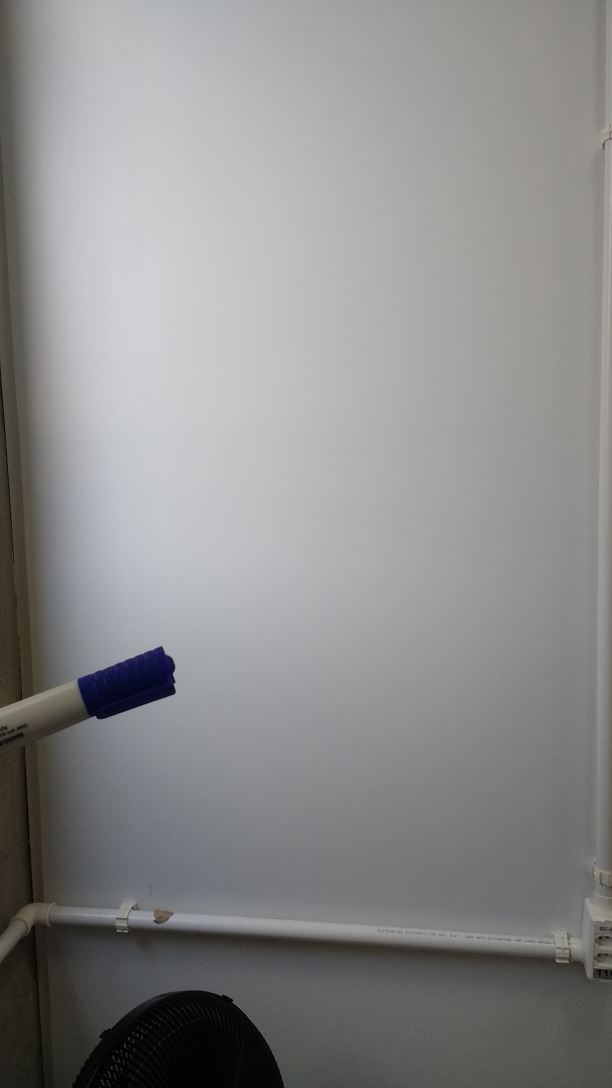
#> input picture relatorio3/caneta.jpg, 1836 x 3264 px (shown at 1/3 size)
$ python ativ2.py
#> lines starting #> are read from the running program, lines starting #| are printed output that depends on the picture; after the words box and inside, x2 and y2 are one past the last pixel; in counts of white or black regions, pixels touching at a corner belong together

# segmenta cores no espaço hsv , detectando a cor azul.
# funciona com camera ou imagem lida.

import cv2
import numpy as np

# Dica
# Region Of Interest of a Image (ROI)
# se usarmos o comando abaixo, estamos extraindo uma janela de uma imagem original
# e salvando em temp.
# Depois, substituimos na imagem original uma outra janela com a imagem copiada,
# criando assim um efeito de repetição da imagem recortada na imagem original

# temp = img[280:340, 330:390]
# img[273:333, 100:160] = temp

# isto é muito util, pois podemos criar imagens menores com regiao de nosso
# interesse , a parrtir de imagens maiores. O comando abaixo cria uma nova imagem
# de zeros, de 300x200. Se recortarmos um pedaço da imagem original, podemos
# colar nesta noma "imagem"
# mask = np.zeros((300,200), np.uint8)

img = cv2.imread("caneta.jpg")
#> img is the input picture: shape (3264, 1836, 3); mean B, G, R 139.9, 139.9, 139.9
# como a foto foi tirada do celular, vamos alterar o tamanho da imagem
print('Original Dimensions : ', img.shape)
#| Original Dimensions :  (3264, 1836, 3)

scale_percent = 20  # percent of original size
width = int(img.shape[1] * scale_percent / 100)
#> width = 367
height = int(img.shape[0] * scale_percent / 100)
#> height = 652
dim = (width, height)
#> dim = (367, 652)
# resize image
resized = cv2.resize(img, dim, interpolation=cv2.INTER_AREA)
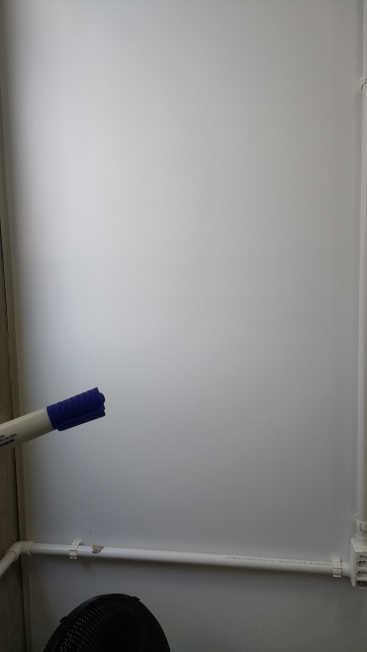
#> resized: shape (652, 367, 3); mean B, G, R 139.9, 139.9, 139.9

print('Dimensoes após redução de escala : ', resized.shape)
#| Dimensoes após redução de escala :  (652, 367, 3)

cv2.imshow("Imagem Reduzida", resized)
cv2.waitKey(0)
cv2.destroyAllWindows()

img = resized.copy()
hsv = cv2.cvtColor(img, cv2.COLOR_BGR2HSV)
#> hsv: shape (652, 367, 3); mean H, S, V 64.9, 13.2, 142.1
# define range of blue color in HSV e RGB
# estes valores de pixels normalmente são amostrados de imagens
# conhecidas e utilizados para segmentar imagens novas.

# Valores HSV encontrados
# [[117, 219, 49], [117, 206, 42], [117, 210, 40], [116, 205, 41], [117, 210, 34], [118, 191, 36], [114, 222, 31], [116, 226, 35], [118, 204, 30], [116, 205, 36], [118, 199, 32], [117, 210, 40]]

lower_blue_HSV = np.array([110, 150, 20])
upper_blue_HSV = np.array([130, 255, 255])
lower_blue_BGR = np.array([30, 8, 6])
upper_blue_BGR = np.array([49, 11, 7])
# Threshold the HSV image to get only blue colors
maskHSV = cv2.inRange(hsv, lower_blue_HSV, upper_blue_HSV)
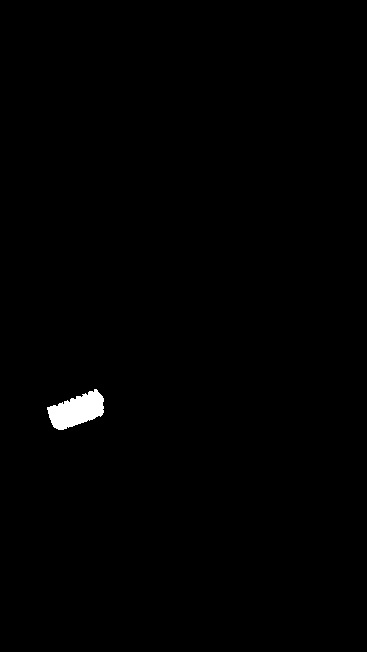
#> maskHSV: shape (652, 367); 0.59% white; 1 white region, box (x1, y1, x2, y2) and area: (47, 389, 104, 430) 1418
maskBGR = cv2.inRange(img, lower_blue_BGR, upper_blue_BGR)
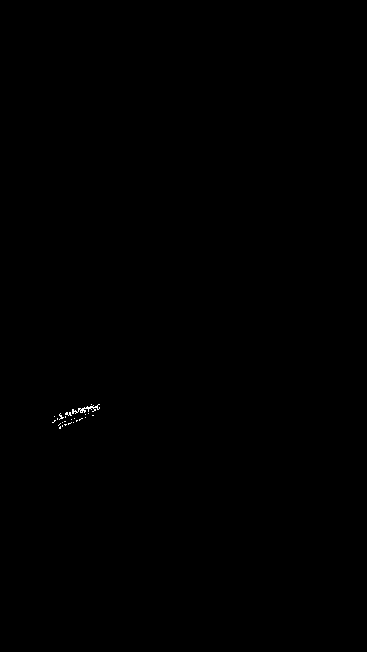
#> maskBGR: shape (652, 367); 0.07% white in thin lines or dots, all inside (x1, y1, x2, y2) = (52, 404, 100, 429)
# Bitwise-AND mask and original image
resHSV = cv2.bitwise_and(img, img, mask=maskHSV)
resRGB = cv2.bitwise_and(img, img, mask=maskBGR)
cv2.imshow('Imagem Original', img)
cv2.imshow('Imagem HSV', hsv)
cv2.imshow('Mascara com HSV', maskHSV)
cv2.imshow('Resultado com HSV', resHSV)
cv2.imshow('Mascara com RGB', maskBGR)
cv2.imshow('Resultado com RGB', resRGB)
cv2.waitKey(0)
cv2.destroyAllWindows()
